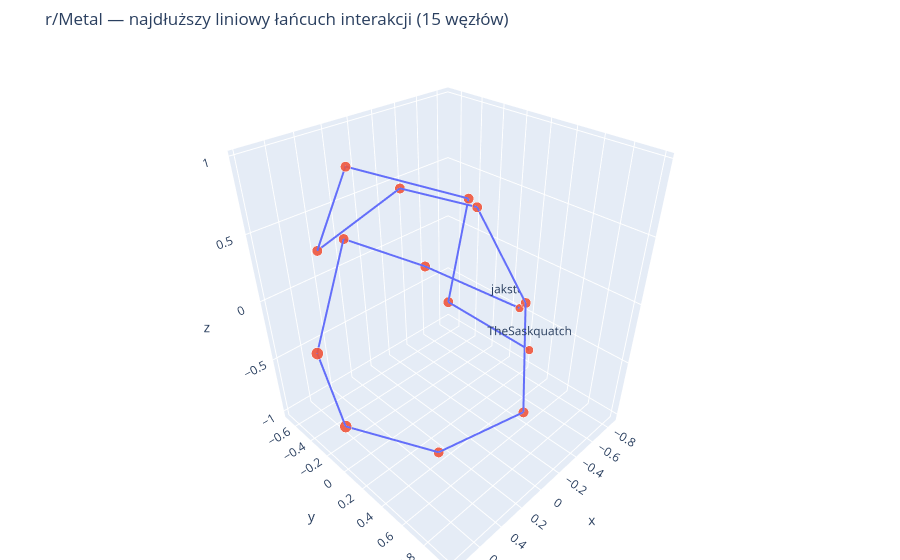
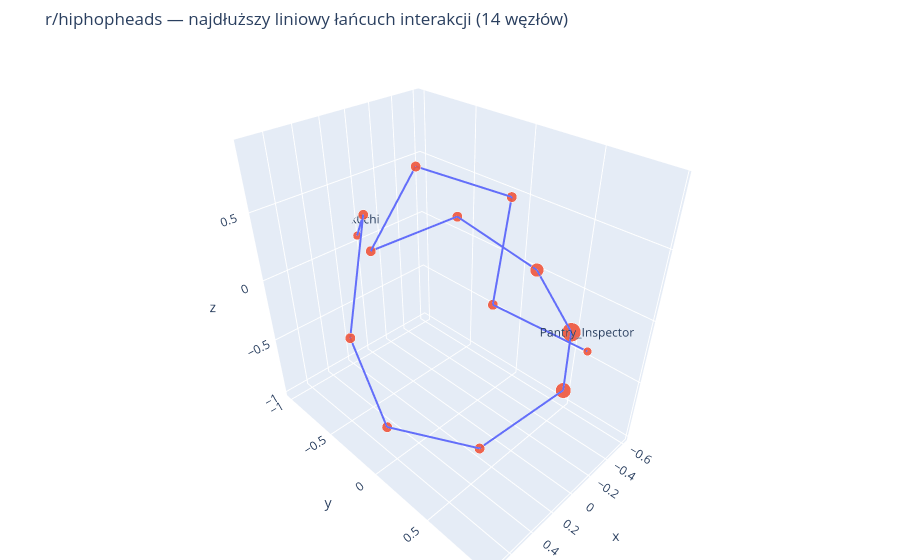
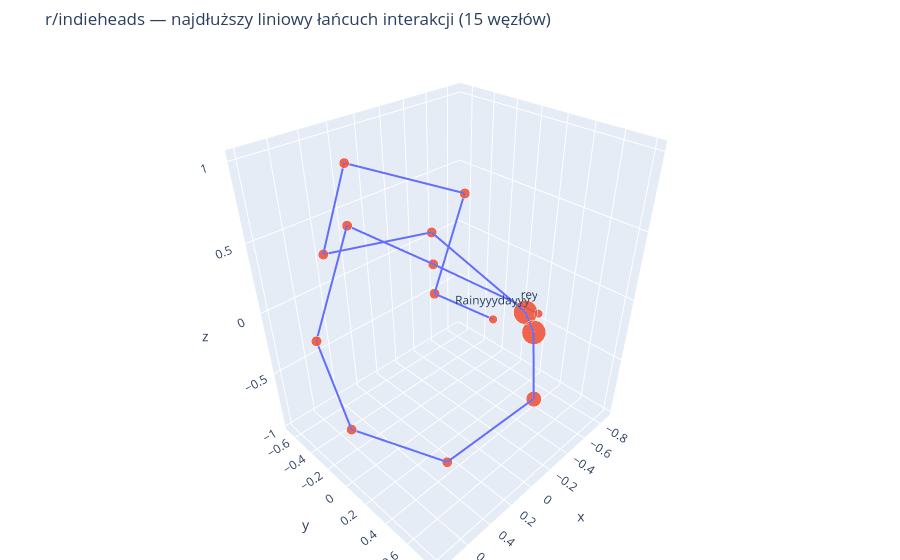
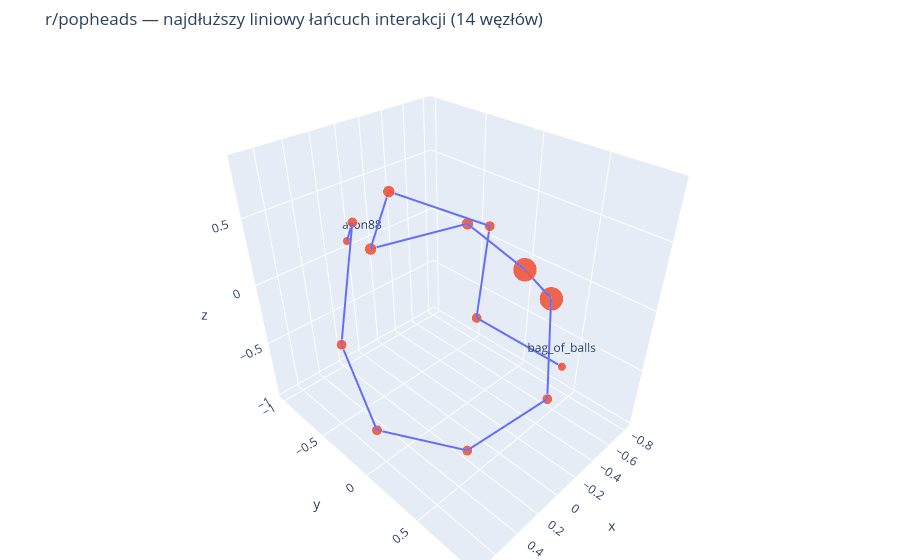

The notebook cell these images were saved under, in order:
### Markdown cell above
## 5. Wizualizacja grafów

### Code cell
# =========================================================
# 3D visualization — longest simple interaction chain
# =========================================================

def get_longest_chain_subgraph(graph, max_nodes=80):
    """
    Tworzy uproszczoną wizualizację typu 'najdłuższa sieć po jednej krawędzi'.

    Technicznie:
    - bierzemy największą składową grafu,
    - budujemy drzewo BFS od najbardziej połączonego użytkownika,
    - szukamy najdłuższej ścieżki w tym drzewie,
    - zwracamy podgraf będący jedną ścieżką: node — edge — node — edge — node.

    Dzięki temu wykres nie jest przeładowany i pokazuje liniowy łańcuch relacji.
    """
    graph_undirected = graph.to_undirected()

    if graph_undirected.number_of_nodes() == 0:
        return graph_undirected

    largest_component = max(
        nx.connected_components(graph_undirected),
        key=len
    )

    component = graph_undirected.subgraph(largest_component).copy()

    if component.number_of_nodes() < 2:
        return component

    start_node = max(
        component.degree(weight="weight"),
        key=lambda item: item[1]
    )[0]

    bfs_tree = nx.bfs_tree(
        component,
        source=start_node
    ).to_undirected()

    def farthest_node(tree, source):
        lengths = nx.single_source_shortest_path_length(
            tree,
            source
        )
        return max(
            lengths.items(),
            key=lambda item: item[1]
        )[0]

    node_a = farthest_node(
        bfs_tree,
        start_node
    )

    node_b = farthest_node(
        bfs_tree,
        node_a
    )

    path = nx.shortest_path(
        bfs_tree,
        source=node_a,
        target=node_b
    )

    if len(path) > max_nodes:
        path = path[:max_nodes]

    chain = component.subgraph(path).copy()

    # Zostawiamy wyłącznie krawędzie należące do ścieżki,
    # żeby nie było dodatkowych rozgałęzień.
    path_edges = list(
        zip(path[:-1], path[1:])
    )

    chain_clean = nx.Graph()
    chain_clean.add_nodes_from(path)

    for u, v in path_edges:
        weight = component[u][v].get("weight", 1) if component.has_edge(u, v) else 1
        chain_clean.add_edge(
            u,
            v,
            weight=weight
        )

    return chain_clean


if PLOTLY_AVAILABLE:

    for subreddit, graph in sorted(graphs.items()):

        subgraph = get_longest_chain_subgraph(
            graph,
            max_nodes=80
        )

        if subgraph.number_of_nodes() < 2:
            print(f"r/{subreddit}: za mało danych do wizualizacji.")
            continue

        positions = nx.spring_layout(
            subgraph,
            dim=3,
            seed=42,
            k=1.2
        )

        degrees = dict(
            subgraph.degree(weight="weight")
        )

        edge_x, edge_y, edge_z = [], [], []

        for source, target in subgraph.edges():

            x0, y0, z0 = positions[source]
            x1, y1, z1 = positions[target]

            edge_x += [x0, x1, None]
            edge_y += [y0, y1, None]
            edge_z += [z0, z1, None]

        edge_trace = go.Scatter3d(
            x=edge_x,
            y=edge_y,
            z=edge_z,
            mode="lines",
            line=dict(
                width=4
            ),
            hoverinfo="none"
        )

        node_trace = go.Scatter3d(
            x=[positions[node][0] for node in subgraph.nodes()],
            y=[positions[node][1] for node in subgraph.nodes()],
            z=[positions[node][2] for node in subgraph.nodes()],
            mode="markers+text",
            text=[
                node if i in [0, len(subgraph.nodes()) - 1] else ""
                for i, node in enumerate(subgraph.nodes())
            ],
            hovertext=[
                f"{node}<br>degree in chain: {degrees[node]}"
                for node in subgraph.nodes()
            ],
            hoverinfo="text",
            marker=dict(
                size=[
                    8 + min(degrees[node], 10) * 2
                    for node in subgraph.nodes()
                ],
                opacity=0.9
            )
        )

        figure = go.Figure(
            data=[
                edge_trace,
                node_trace
            ]
        )

        figure.update_layout(
            title=(
                f"r/{subreddit} — najdłuższy liniowy łańcuch interakcji "
                f"({subgraph.number_of_nodes()} węzłów)"
            ),
            showlegend=False,
            margin=dict(
                l=0,
                r=0,
                b=0,
                t=50
            )
        )

        figure.write_html(
            FIGURES_DIR / f"network_3d_longest_chain_{subreddit}.html"
        )

        figure.show()

else:
    print("Plotly nie jest zainstalowane, dlatego pominięto wizualizację 3D.")

### Figure 1 — Plotly figure (JSON) as saved in the notebook; plotly's stock layout.template omitted (floating-point values rounded to 4 significant figures)
{"data": [{"hoverinfo": "none", "line": {"width": 4}, "mode": "lines", "type": "scatter3d", "x": [0.2079, -0.01315, null, -0.01315, -0.1339, null, -0.1339, 0.415, null, 0.415, 0.4718, null, 0.4718, -0.2983, null, -0.2983, -0.4898, null, -0.4898, -0.5934, null, -0.5934, -0.1962, null, -0.1962, 0.2917, null, 0.2917, 0.7688, null, 0.7688, 0.7806, null, 0.7806, 0.1657, null, 0.1657, -0.5203, null, -0.5203, -0.8564, null], "y": [0.9951, 0.1639, null, 0.1639, 0.213, null, 0.213, -0.2148, null, -0.2148, -0.5418, null, -0.5418, -0.6059, null, -0.6059, -0.04025, null, -0.04025, 0.3529, null, 0.3529, 0.7074, null, 0.7074, 0.3716, null, 0.3716, -0.00865, null, -0.00865, -0.2025, null, -0.2025, -0.6852, null, -0.6852, -0.6086, null, -0.6086, 0.1037, null], "z": [0.2356, 0.02555, null, 0.02555, 0.7348, null, 0.7348, 0.9697, null, 0.9697, 0.3183, null, 0.3183, 0.4821, null, 0.4821, 0.4671, null, 0.4671, -0.1751, null, -0.1751, -0.7178, null, -0.7178, -1, null, -1, -0.6712, null, -0.6712, -0.1558, null, -0.1558, 0.2275, null, 0.2275, -0.2612, null, -0.2612, -0.4795, null]}, {"hoverinfo": "text", "hovertext": ["TheSaskquatch<br>degree in chain: 1", "OgreNoodle<br>degree in chain: 2", "MaggiCockSoup<br>degree in chain: 2", "NitrusK<br>degree in chain: 2", "taketheknowledgetest<br>degree in chain: 2", "sanityeyes<br>degree in chain: 2", "DivinvmDiabolvs<br>degree in chain: 2", "FutureWeapon<br>degree in chain: 2", "lombard0_o<br>degree in chain: 2", "Kassitsu<br>degree in chain: 2", "BergenIconoclast<br>degree in chain: 3", "trinketsofdeceit<br>degree in chain: 3", "TommySkallen<br>degree in chain: 2", "StrongmanMcBuff<br>degree in chain: 2", "jakster840<br>degree in chain: 1"], "marker": {"opacity": 0.9, "size": [10, 12, 12, 12, 12, 12, 12, 12, 12, 12, 14, 14, 12, 12, 10]}, "mode": "markers+text", "text": ["TheSaskquatch", "", "", "", "", "", "", "", "", "", "", "", "", "", "jakster840"], "type": "scatter3d", "x": [0.2079, -0.01315, -0.1339, 0.415, 0.4718, -0.2983, -0.4898, -0.5934, -0.1962, 0.2917, 0.7688, 0.7806, 0.1657, -0.5203, -0.8564], "y": [0.9951, 0.1639, 0.213, -0.2148, -0.5418, -0.6059, -0.04025, 0.3529, 0.7074, 0.3716, -0.00865, -0.2025, -0.6852, -0.6086, 0.1037], "z": [0.2356, 0.02555, 0.7348, 0.9697, 0.3183, 0.4821, 0.4671, -0.1751, -0.7178, -1, -0.6712, -0.1558, 0.2275, -0.2612, -0.4795]}], "layout": {"margin": {"b": 0, "l": 0, "r": 0, "t": 50}, "showlegend": false, "title": {"text": "r/Metal — najdłuższy liniowy łańcuch interakcji (15 węzłów)"}}}

### Figure 2 — Plotly figure (JSON) as saved in the notebook; plotly's stock layout.template omitted (floating-point values rounded to 4 significant figures)
{"data": [{"hoverinfo": "none", "line": {"width": 4}, "mode": "lines", "type": "scatter3d", "x": [-0.003536, -0.1307, null, -0.1307, -0.277, null, -0.277, 0.2169, null, 0.2169, 0.3301, null, 0.3301, -0.4283, null, -0.4283, -0.5578, null, -0.5578, -0.6068, null, -0.6068, -0.4044, null, -0.4044, 0.1773, null, 0.1773, 0.6507, null, 0.6507, 0.7445, null, 0.7445, 0.2481, null, 0.2481, 0.04075, null], "y": [0.9514, 0.1628, null, 0.1628, 0.1445, null, 0.1445, -0.1423, null, -0.1423, -0.4626, null, -0.4626, -0.4498, null, -0.4498, 0.1728, null, 0.1728, 0.4728, null, 0.4728, 0.5969, null, 0.5969, 0.3673, null, 0.3673, -0.01794, null, -0.01794, -0.1759, null, -0.1759, -0.62, null, -0.62, -1, null], "z": [0.1076, -0.04125, null, -0.04125, 0.6542, null, 0.6542, 0.9055, null, 0.9055, 0.2864, null, 0.2864, 0.2561, null, 0.2561, 0.03637, null, 0.03637, -0.3525, null, -0.3525, -0.6783, null, -0.6783, -0.9805, null, -0.9805, -0.7077, null, -0.7077, -0.01276, null, -0.01276, 0.4524, null, 0.4524, 0.07443, null]}, {"hoverinfo": "text", "hovertext": ["Pantry_Inspector<br>degree in chain: 1", "ethanroode<br>degree in chain: 2", "BAWAHOG<br>degree in chain: 2", "Slow_Cake<br>degree in chain: 2", "King_Hyperion85B<br>degree in chain: 2", "qasem01<br>degree in chain: 2", "flvckojodyeII<br>degree in chain: 4", "TheRoyalGodfrey<br>degree in chain: 7", "dsled<br>degree in chain: 5", "Vic-Ier<br>degree in chain: 2", "sir_art_vandelay<br>degree in chain: 2", "AtlasXan<br>degree in chain: 2", "ERJ01<br>degree in chain: 2", "Mrk0chi<br>degree in chain: 1"], "marker": {"opacity": 0.9, "size": [10, 12, 12, 12, 12, 12, 16, 22, 18, 12, 12, 12, 12, 10]}, "mode": "markers+text", "text": ["Pantry_Inspector", "", "", "", "", "", "", "", "", "", "", "", "", "Mrk0chi"], "type": "scatter3d", "x": [-0.003536, -0.1307, -0.277, 0.2169, 0.3301, -0.4283, -0.5578, -0.6068, -0.4044, 0.1773, 0.6507, 0.7445, 0.2481, 0.04075], "y": [0.9514, 0.1628, 0.1445, -0.1423, -0.4626, -0.4498, 0.1728, 0.4728, 0.5969, 0.3673, -0.01794, -0.1759, -0.62, -1], "z": [0.1076, -0.04125, 0.6542, 0.9055, 0.2864, 0.2561, 0.03637, -0.3525, -0.6783, -0.9805, -0.7077, -0.01276, 0.4524, 0.07443]}], "layout": {"margin": {"b": 0, "l": 0, "r": 0, "t": 50}, "showlegend": false, "title": {"text": "r/hiphopheads — najdłuższy liniowy łańcuch interakcji (14 węzłów)"}}}

### Figure 3 — Plotly figure (JSON) as saved in the notebook; plotly's stock layout.template omitted (floating-point values rounded to 4 significant figures)
{"data": [{"hoverinfo": "none", "line": {"width": 4}, "mode": "lines", "type": "scatter3d", "x": [0.4142, 0.1139, null, 0.1139, -0.09059, null, -0.09059, 0.4224, null, 0.4224, 0.4454, null, 0.4454, -0.3523, null, -0.3523, -0.6012, null, -0.6012, -0.5745, null, -0.5745, -0.3448, null, -0.3448, 0.2771, null, 0.2771, 0.7038, null, 0.7038, 0.7972, null, 0.7972, 0.1674, null, 0.1674, -0.5037, null, -0.5037, -0.8745, null], "y": [0.8123, 0.09211, null, 0.09211, 0.136, null, 0.136, -0.2605, null, -0.2605, -0.5512, null, -0.5512, -0.422, null, -0.422, 0.2475, null, 0.2475, 0.3524, null, 0.3524, 0.5698, null, 0.5698, 0.3609, null, 0.3609, -0.08135, null, -0.08135, -0.1797, null, -0.1797, -0.6688, null, -0.6688, -0.5737, null, -0.5737, 0.1662, null], "z": [0.5289, 0.1853, null, 0.1853, 0.7873, null, 0.7873, 1, null, 1, 0.3281, null, 0.3281, 0.2252, null, 0.2252, -0.2382, null, -0.2382, -0.3418, null, -0.3418, -0.6706, null, -0.6706, -0.9704, null, -0.9704, -0.6697, null, -0.6697, 0.05261, null, 0.05261, 0.3795, null, 0.3795, -0.1626, null, -0.1626, -0.4337, null]}, {"hoverinfo": "text", "hovertext": ["Rainyyydayyy<br>degree in chain: 1", "laurswiped<br>degree in chain: 2", "kierstinsoriano<br>degree in chain: 2", "ccandt-m<br>degree in chain: 2", "HanigerEatMyAssPls<br>degree in chain: 2", "Pnnsnndlltnn<br>degree in chain: 2", "LoneBell<br>degree in chain: 60", "PaulaAbdulJabar<br>degree in chain: 63", "sohcatoah<br>degree in chain: 5", "MadeInTimeland<br>degree in chain: 2", "sliccricc00<br>degree in chain: 2", "NASTYOLDTREE<br>degree in chain: 2", "Lentall<br>degree in chain: 2", "flloww<br>degree in chain: 2", "rey-na<br>degree in chain: 1"], "marker": {"opacity": 0.9, "size": [10, 12, 12, 12, 12, 12, 28, 28, 18, 12, 12, 12, 12, 12, 10]}, "mode": "markers+text", "text": ["Rainyyydayyy", "", "", "", "", "", "", "", "", "", "", "", "", "", "rey-na"], "type": "scatter3d", "x": [0.4142, 0.1139, -0.09059, 0.4224, 0.4454, -0.3523, -0.6012, -0.5745, -0.3448, 0.2771, 0.7038, 0.7972, 0.1674, -0.5037, -0.8745], "y": [0.8123, 0.09211, 0.136, -0.2605, -0.5512, -0.422, 0.2475, 0.3524, 0.5698, 0.3609, -0.08135, -0.1797, -0.6688, -0.5737, 0.1662], "z": [0.5289, 0.1853, 0.7873, 1, 0.3281, 0.2252, -0.2382, -0.3418, -0.6706, -0.9704, -0.6697, 0.05261, 0.3795, -0.1626, -0.4337]}], "layout": {"margin": {"b": 0, "l": 0, "r": 0, "t": 50}, "showlegend": false, "title": {"text": "r/indieheads — najdłuższy liniowy łańcuch interakcji (15 węzłów)"}}}

### Figure 4 — Plotly figure (JSON) as saved in the notebook; plotly's stock layout.template omitted (floating-point values rounded to 4 significant figures)
{"data": [{"hoverinfo": "none", "line": {"width": 4}, "mode": "lines", "type": "scatter3d", "x": [0.05752, -0.07469, null, -0.07469, -0.09744, null, -0.09744, 0.3454, null, 0.3454, 0.3195, null, 0.3195, -0.5016, null, -0.5016, -0.7225, null, -0.7225, -0.8182, null, -0.8182, -0.3169, null, -0.3169, 0.1758, null, 0.1758, 0.6314, null, 0.6314, 0.7215, null, 0.7215, 0.2367, null, 0.2367, 0.04358, null], "y": [0.9346, 0.1812, null, 0.1812, 0.2405, null, 0.2405, -0.1087, null, -0.1087, -0.3519, null, -0.3519, -0.3144, null, -0.3144, 0.0444, null, 0.0444, 0.2308, null, 0.2308, 0.6266, null, 0.6266, 0.3583, null, 0.3583, -0.03075, null, -0.03075, -0.1781, null, -0.1781, -0.6324, null, -0.6324, -1, null], "z": [0.07013, -0.06186, null, -0.06186, 0.6115, null, 0.6115, 0.8569, null, 0.8569, 0.3891, null, 0.3891, 0.2697, null, 0.2697, -0.04305, null, -0.04305, -0.2508, null, -0.2508, -0.6369, null, -0.6369, -0.9678, null, -0.9678, -0.7178, null, -0.7178, -0.03208, null, -0.03208, 0.4357, null, 0.4357, 0.07721, null]}, {"hoverinfo": "text", "hovertext": ["bag_of_balls<br>degree in chain: 1", "32843<br>degree in chain: 2", "cajmorgans<br>degree in chain: 2", "initiatedpurse6<br>degree in chain: 3", "smellmygoldfinger<br>degree in chain: 3", "knightsleeper41<br>degree in chain: 3", "twinkyoda<br>degree in chain: 12", "McIgglyTuffMuffin<br>degree in chain: 11", "luxeshimmer<br>degree in chain: 2", "razeen25<br>degree in chain: 2", "spade883<br>degree in chain: 2", "Ironhawkeye123<br>degree in chain: 2", "weambk<br>degree in chain: 2", "coolaaron88<br>degree in chain: 1"], "marker": {"opacity": 0.9, "size": [10, 12, 12, 14, 14, 14, 28, 28, 12, 12, 12, 12, 12, 10]}, "mode": "markers+text", "text": ["bag_of_balls", "", "", "", "", "", "", "", "", "", "", "", "", "coolaaron88"], "type": "scatter3d", "x": [0.05752, -0.07469, -0.09744, 0.3454, 0.3195, -0.5016, -0.7225, -0.8182, -0.3169, 0.1758, 0.6314, 0.7215, 0.2367, 0.04358], "y": [0.9346, 0.1812, 0.2405, -0.1087, -0.3519, -0.3144, 0.0444, 0.2308, 0.6266, 0.3583, -0.03075, -0.1781, -0.6324, -1], "z": [0.07013, -0.06186, 0.6115, 0.8569, 0.3891, 0.2697, -0.04305, -0.2508, -0.6369, -0.9678, -0.7178, -0.03208, 0.4357, 0.07721]}], "layout": {"margin": {"b": 0, "l": 0, "r": 0, "t": 50}, "showlegend": false, "title": {"text": "r/popheads — najdłuższy liniowy łańcuch interakcji (14 węzłów)"}}}
